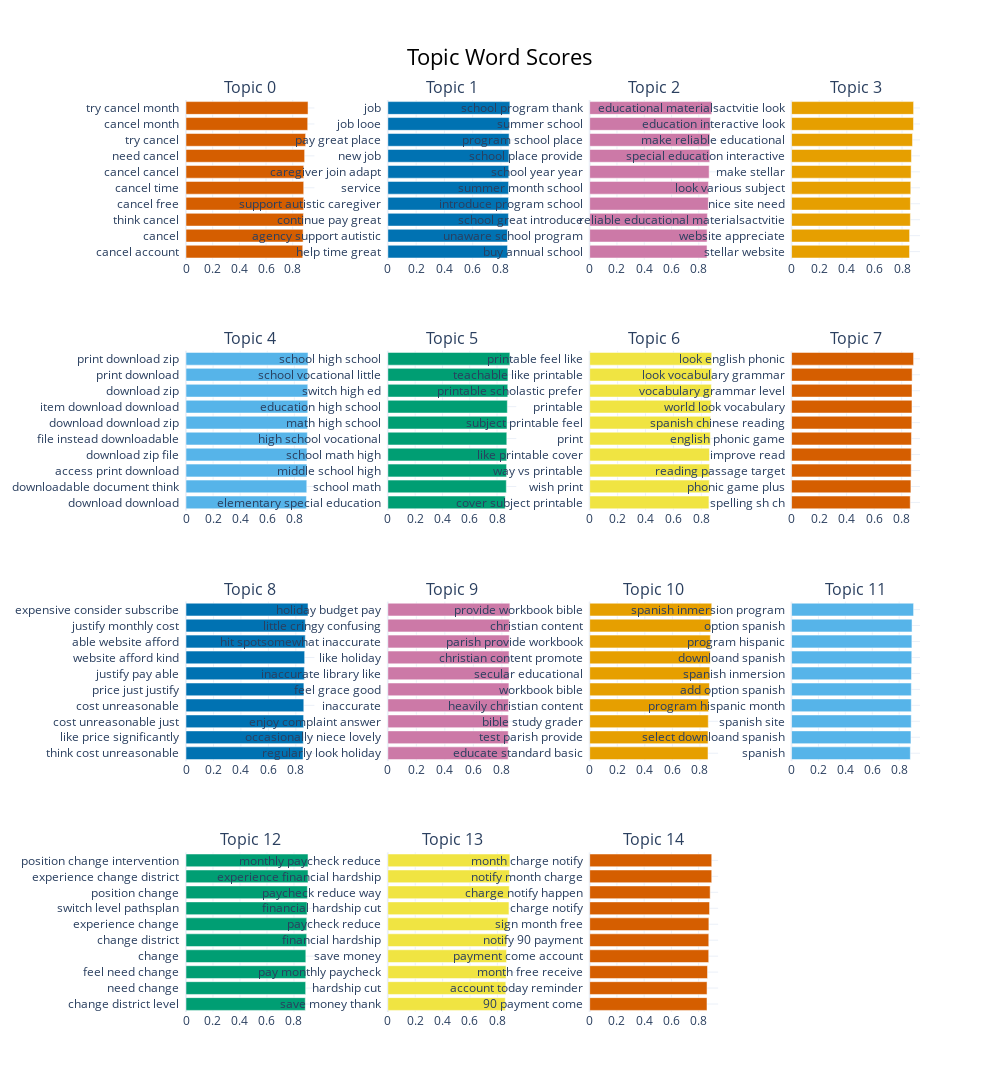

Source (notebook cell):
### Code cell
topic_model.visualize_barchart(
    top_n_topics=20,
    n_words=15,
    autoscale=False,
    width=250,
    height=400
)

### Figure 1 — Plotly figure (JSON) as saved in the notebook; plotly's stock layout.template omitted (floating-point values rounded to 4 significant figures)
{"data": [{"marker": {"color": "#D55E00"}, "orientation": "h", "type": "bar", "x": [0.8752, 0.8781, 0.8803, 0.8825, 0.8825, 0.8827, 0.8895, 0.8966, 0.9125, 0.9149], "xaxis": "x", "y": ["cancel account  ", "cancel  ", "think cancel  ", "cancel free  ", "cancel time  ", "cancel cancel  ", "need cancel  ", "try cancel  ", "cancel month  ", "try cancel month  "], "yaxis": "y"}, {"marker": {"color": "#0072B2"}, "orientation": "h", "type": "bar", "x": [0.8461, 0.8461, 0.8528, 0.8534, 0.854, 0.8552, 0.8564, 0.8576, 0.8583, 0.8631], "xaxis": "x2", "y": ["help time great  ", "agency support autistic  ", "continue pay great  ", "support autistic caregiver  ", "service  ", "caregiver join adapt  ", "new job  ", "pay great place  ", "job looe  ", "job  "], "yaxis": "y2"}, {"marker": {"color": "#CC79A7"}, "orientation": "h", "type": "bar", "x": [0.8603, 0.8604, 0.8627, 0.87, 0.8706, 0.8757, 0.8799, 0.8808, 0.8843, 0.8946], "xaxis": "x3", "y": ["buy annual school  ", "unaware school program  ", "school great introduce  ", "introduce program school  ", "summer month school  ", "school year year  ", "school place provide  ", "program school place  ", "summer school  ", "school program thank  "], "yaxis": "y3"}, {"marker": {"color": "#E69F00"}, "orientation": "h", "type": "bar", "x": [0.8542, 0.8546, 0.8602, 0.8606, 0.8631, 0.8655, 0.868, 0.8758, 0.8828, 0.8835], "xaxis": "x4", "y": ["stellar website  ", "website appreciate  ", "reliable educational materialsactvitie  ", "nice site need  ", "look various subject  ", "make stellar  ", "special education interactive  ", "make reliable educational  ", "education interactive look  ", "educational materialsactvitie look  "], "yaxis": "y4"}, {"marker": {"color": "#56B4E9"}, "orientation": "h", "type": "bar", "x": [0.8893, 0.8919, 0.8922, 0.8931, 0.8962, 0.897, 0.8992, 0.8993, 0.8994, 0.9011], "xaxis": "x5", "y": ["download download  ", "downloadable document think  ", "access print download  ", "download zip file  ", "file instead downloadable  ", "download download zip  ", "item download download  ", "download zip  ", "print download  ", "print download zip  "], "yaxis": "y5"}, {"marker": {"color": "#009E73"}, "orientation": "h", "type": "bar", "x": [0.8596, 0.8681, 0.87, 0.8709, 0.8715, 0.8732, 0.8755, 0.8786, 0.8799, 0.8941], "xaxis": "x6", "y": ["elementary special education  ", "school math  ", "middle school high  ", "school math high  ", "high school vocational  ", "math high school  ", "education high school  ", "switch high ed  ", "school vocational little  ", "school high school  "], "yaxis": "y6"}, {"marker": {"color": "#F0E442"}, "orientation": "h", "type": "bar", "x": [0.8546, 0.8569, 0.8579, 0.8582, 0.8645, 0.8665, 0.8705, 0.8717, 0.8743, 0.8745], "xaxis": "x7", "y": ["cover subject printable  ", "wish print  ", "way vs printable  ", "like printable cover  ", "print  ", "subject printable feel  ", "printable  ", "printable scholastic prefer  ", "teachable like printable  ", "printable feel like  "], "yaxis": "y7"}, {"marker": {"color": "#D55E00"}, "orientation": "h", "type": "bar", "x": [0.8624, 0.8672, 0.8692, 0.8696, 0.8711, 0.8739, 0.875, 0.8752, 0.8762, 0.8866], "xaxis": "x8", "y": ["spelling sh ch  ", "phonic game plus  ", "reading passage target  ", "improve read  ", "english phonic game  ", "spanish chinese reading  ", "world look vocabulary  ", "vocabulary grammar level  ", "look vocabulary grammar  ", "look english phonic  "], "yaxis": "y8"}, {"marker": {"color": "#0072B2"}, "orientation": "h", "type": "bar", "x": [0.8525, 0.8542, 0.8565, 0.8579, 0.8585, 0.8618, 0.8643, 0.8686, 0.8686, 0.8887], "xaxis": "x9", "y": ["think cost unreasonable  ", "like price significantly  ", "cost unreasonable just  ", "cost unreasonable  ", "price just justify  ", "justify pay able  ", "website afford kind  ", "able website afford  ", "justify monthly cost  ", "expensive consider subscribe  "], "yaxis": "y9"}, {"marker": {"color": "#CC79A7"}, "orientation": "h", "type": "bar", "x": [0.8446, 0.8447, 0.8453, 0.8475, 0.8496, 0.85, 0.8506, 0.8519, 0.8526, 0.8563], "xaxis": "x10", "y": ["regularly look holiday  ", "occasionally niece lovely  ", "enjoy complaint answer  ", "inaccurate  ", "feel grace good  ", "inaccurate library like  ", "like holiday  ", "hit spotsomewhat inaccurate  ", "little cringy confusing  ", "holiday budget pay  "], "yaxis": "y10"}, {"marker": {"color": "#E69F00"}, "orientation": "h", "type": "bar", "x": [0.8586, 0.859, 0.8606, 0.8622, 0.869, 0.8715, 0.8743, 0.8755, 0.8781, 0.8856], "xaxis": "x11", "y": ["educate standard basic  ", "test parish provide  ", "bible study grader  ", "heavily christian content  ", "workbook bible  ", "secular educational  ", "christian content promote  ", "parish provide workbook  ", "christian content  ", "provide workbook bible  "], "yaxis": "y11"}, {"marker": {"color": "#56B4E9"}, "orientation": "h", "type": "bar", "x": [0.8832, 0.8877, 0.8898, 0.8904, 0.8905, 0.8917, 0.8938, 0.8947, 0.8959, 0.9073], "xaxis": "x12", "y": ["spanish  ", "select downloand spanish  ", "spanish site  ", "program hispanic month  ", "add option spanish  ", "spanish inmersion  ", "downloand spanish  ", "program hispanic  ", "option spanish  ", "spanish inmersion program  "], "yaxis": "y12"}, {"marker": {"color": "#009E73"}, "orientation": "h", "type": "bar", "x": [0.8839, 0.8866, 0.8875, 0.8878, 0.894, 0.8947, 0.8972, 0.8992, 0.9041, 0.9042], "xaxis": "x13", "y": ["change district level  ", "need change  ", "feel need change  ", "change  ", "change district  ", "experience change  ", "switch level pathsplan  ", "position change  ", "experience change district  ", "position change intervention  "], "yaxis": "y13"}, {"marker": {"color": "#F0E442"}, "orientation": "h", "type": "bar", "x": [0.8576, 0.8615, 0.864, 0.8665, 0.8668, 0.876, 0.8846, 0.887, 0.8883, 0.8913], "xaxis": "x14", "y": ["save money thank  ", "hardship cut  ", "pay monthly paycheck  ", "save money  ", "financial hardship  ", "paycheck reduce  ", "financial hardship cut  ", "paycheck reduce way  ", "experience financial hardship  ", "monthly paycheck reduce  "], "yaxis": "y14"}, {"marker": {"color": "#D55E00"}, "orientation": "h", "type": "bar", "x": [0.8614, 0.8617, 0.8651, 0.874, 0.8745, 0.8753, 0.8801, 0.8846, 0.8961, 0.8961], "xaxis": "x15", "y": ["90 payment come  ", "account today reminder  ", "month free receive  ", "payment come account  ", "notify 90 payment  ", "sign month free  ", "charge notify  ", "charge notify happen  ", "notify month charge  ", "month charge notify  "], "yaxis": "y15"}], "layout": {"annotations": [{"font": {"size": 16}, "showarrow": false, "text": "Topic 0", "x": 0.0875, "xanchor": "center", "xref": "paper", "y": 1, "yanchor": "bottom", "yref": "paper"}, {"font": {"size": 16}, "showarrow": false, "text": "Topic 1", "x": 0.3625, "xanchor": "center", "xref": "paper", "y": 1, "yanchor": "bottom", "yref": "paper"}, {"font": {"size": 16}, "showarrow": false, "text": "Topic 2", "x": 0.6375, "xanchor": "center", "xref": "paper", "y": 1, "yanchor": "bottom", "yref": "paper"}, {"font": {"size": 16}, "showarrow": false, "text": "Topic 3", "x": 0.9125, "xanchor": "center", "xref": "paper", "y": 1, "yanchor": "bottom", "yref": "paper"}, {"font": {"size": 16}, "showarrow": false, "text": "Topic 4", "x": 0.0875, "xanchor": "center", "xref": "paper", "y": 0.725, "yanchor": "bottom", "yref": "paper"}, {"font": {"size": 16}, "showarrow": false, "text": "Topic 5", "x": 0.3625, "xanchor": "center", "xref": "paper", "y": 0.725, "yanchor": "bottom", "yref": "paper"}, {"font": {"size": 16}, "showarrow": false, "text": "Topic 6", "x": 0.6375, "xanchor": "center", "xref": "paper", "y": 0.725, "yanchor": "bottom", "yref": "paper"}, {"font": {"size": 16}, "showarrow": false, "text": "Topic 7", "x": 0.9125, "xanchor": "center", "xref": "paper", "y": 0.725, "yanchor": "bottom", "yref": "paper"}, {"font": {"size": 16}, "showarrow": false, "text": "Topic 8", "x": 0.0875, "xanchor": "center", "xref": "paper", "y": 0.45, "yanchor": "bottom", "yref": "paper"}, {"font": {"size": 16}, "showarrow": false, "text": "Topic 9", "x": 0.3625, "xanchor": "center", "xref": "paper", "y": 0.45, "yanchor": "bottom", "yref": "paper"}, {"font": {"size": 16}, "showarrow": false, "text": "Topic 10", "x": 0.6375, "xanchor": "center", "xref": "paper", "y": 0.45, "yanchor": "bottom", "yref": "paper"}, {"font": {"size": 16}, "showarrow": false, "text": "Topic 11", "x": 0.9125, "xanchor": "center", "xref": "paper", "y": 0.45, "yanchor": "bottom", "yref": "paper"}, {"font": {"size": 16}, "showarrow": false, "text": "Topic 12", "x": 0.0875, "xanchor": "center", "xref": "paper", "y": 0.175, "yanchor": "bottom", "yref": "paper"}, {"font": {"size": 16}, "showarrow": false, "text": "Topic 13", "x": 0.3625, "xanchor": "center", "xref": "paper", "y": 0.175, "yanchor": "bottom", "yref": "paper"}, {"font": {"size": 16}, "showarrow": false, "text": "Topic 14", "x": 0.6375, "xanchor": "center", "xref": "paper", "y": 0.175, "yanchor": "bottom", "yref": "paper"}], "height": 1600, "hoverlabel": {"bgcolor": "white", "font": {"family": "Rockwell", "size": 16}}, "showlegend": false, "title": {"font": {"color": "Black", "size": 22}, "text": "Topic Word Scores", "x": 0.5, "xanchor": "center", "yanchor": "top"}, "width": 1000, "xaxis": {"anchor": "y", "domain": [0, 0.175], "showgrid": true}, "xaxis10": {"anchor": "y10", "domain": [0.275, 0.45], "showgrid": true}, "xaxis11": {"anchor": "y11", "domain": [0.55, 0.725], "showgrid": true}, "xaxis12": {"anchor": "y12", "domain": [0.825, 1], "showgrid": true}, "xaxis13": {"anchor": "y13", "domain": [0, 0.175], "showgrid": true}, "xaxis14": {"anchor": "y14", "domain": [0.275, 0.45], "showgrid": true}, "xaxis15": {"anchor": "y15", "domain": [0.55, 0.725], "showgrid": true}, "xaxis16": {"anchor": "y16", "domain": [0.825, 1], "showgrid": true}, "xaxis2": {"anchor": "y2", "domain": [0.275, 0.45], "showgrid": true}, "xaxis3": {"anchor": "y3", "domain": [0.55, 0.725], "showgrid": true}, "xaxis4": {"anchor": "y4", "domain": [0.825, 1], "showgrid": true}, "xaxis5": {"anchor": "y5", "domain": [0, 0.175], "showgrid": true}, "xaxis6": {"anchor": "y6", "domain": [0.275, 0.45], "showgrid": true}, "xaxis7": {"anchor": "y7", "domain": [0.55, 0.725], "showgrid": true}, "xaxis8": {"anchor": "y8", "domain": [0.825, 1], "showgrid": true}, "xaxis9": {"anchor": "y9", "domain": [0, 0.175], "showgrid": true}, "yaxis": {"anchor": "x", "domain": [0.825, 1], "showgrid": true}, "yaxis10": {"anchor": "x10", "domain": [0.275, 0.45], "showgrid": true}, "yaxis11": {"anchor": "x11", "domain": [0.275, 0.45], "showgrid": true}, "yaxis12": {"anchor": "x12", "domain": [0.275, 0.45], "showgrid": true}, "yaxis13": {"anchor": "x13", "domain": [0, 0.175], "showgrid": true}, "yaxis14": {"anchor": "x14", "domain": [0, 0.175], "showgrid": true}, "yaxis15": {"anchor": "x15", "domain": [0, 0.175], "showgrid": true}, "yaxis16": {"anchor": "x16", "domain": [0, 0.175], "showgrid": true}, "yaxis2": {"anchor": "x2", "domain": [0.825, 1], "showgrid": true}, "yaxis3": {"anchor": "x3", "domain": [0.825, 1], "showgrid": true}, "yaxis4": {"anchor": "x4", "domain": [0.825, 1], "showgrid": true}, "yaxis5": {"anchor": "x5", "domain": [0.55, 0.725], "showgrid": true}, "yaxis6": {"anchor": "x6", "domain": [0.55, 0.725], "showgrid": true}, "yaxis7": {"anchor": "x7", "domain": [0.55, 0.725], "showgrid": true}, "yaxis8": {"anchor": "x8", "domain": [0.55, 0.725], "showgrid": true}, "yaxis9": {"anchor": "x9", "domain": [0.275, 0.45], "showgrid": true}}}
